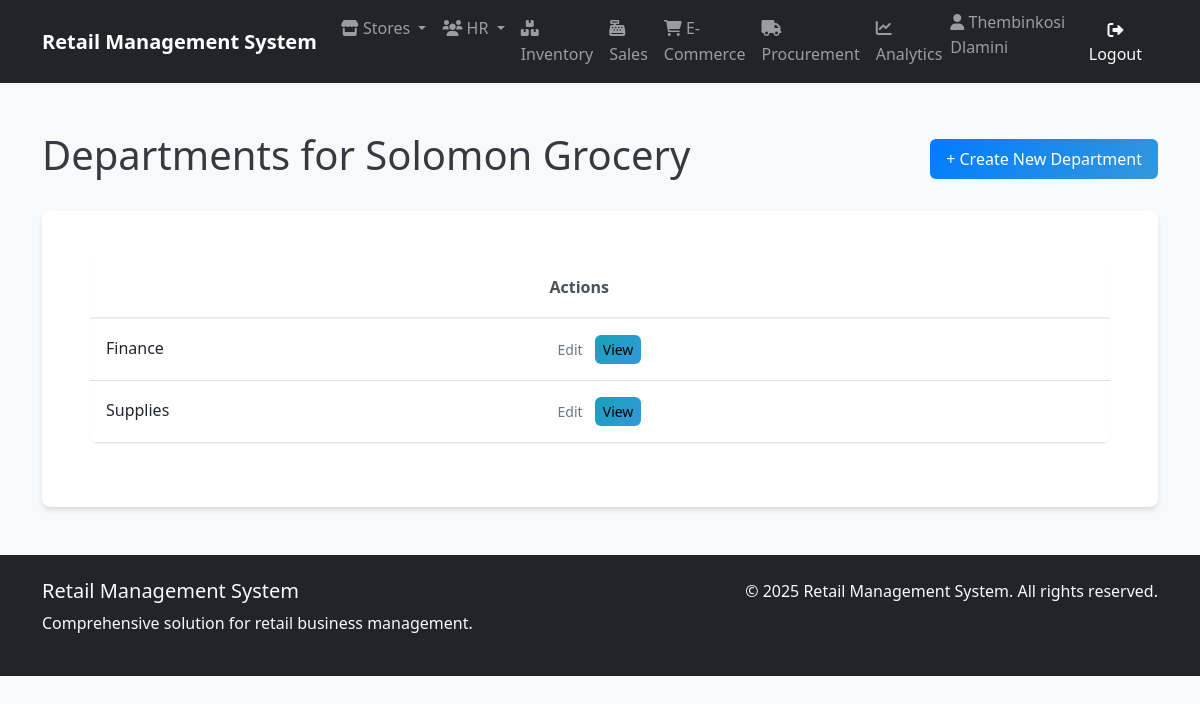
/stores/1/departments/ (signed in), run on the app's committed database.
### human_resources/models.py (models this page shows, shortened)
class Employee(AbstractUser):
    employee_id = models.AutoField(primary_key=True)
    first_name = models.CharField(_("first name"), max_length=50, blank=False)
    last_name = models.CharField(_("last name"), max_length=50, blank=False)
    email = models.EmailField(_("email address"), unique=True)  # Uncommented and made unique
    phone = models.CharField(_("phone number"), max_length=20, blank=True, null=True)
    hire_date = models.DateField(_("hire date"), blank=True, null=True)
    position = models.CharField(_("position"), max_length=50, blank=True)
    salary = models.DecimalField(
        _("salary"),
        max_digits=10,
        decimal_places=2,
        blank=True,
        null=True
    )
    department = models.ForeignKey(
        'store_management.Department',
        on_delete=models.SET_NULL,
        null=True,
        blank=True,
        related_name='employees',
        verbose_name=_("department")
    )
    username = models.CharField(
        max_length=150,
        unique=True,
        verbose_name='username'
    )
    store = models.ForeignKey(
        'store_management.Store',
        on_delete=models.SET_NULL,
        null=True,       # Add this
        blank=True,      # Add this
        verbose_name='Assigned Store'
    )
    manager = models.ForeignKey(
        'self',
        on_delete=models.SET_NULL,
        null=True,
        blank=True,
        related_name='subordinates',
        verbose_name=_("manager")
    )
    created_at = models.DateTimeField(auto_now_add=True)
    updated_at = models.DateTimeField(auto_now=True)
    class Meta:
        db_table = 'human_resources_employee'
        verbose_name = _("employee")
        verbose_name_plural = _("employees")
        ordering = ['last_name', 'first_name']
        permissions = [
            ("view_store_dashboard", "Can view store management dashboard"),
            ("manage_store_settings", "Can modify store configuration and settings"),
            ("manage_departments", "Can create/edit/delete store departments"),
            ("access_inventory", "Can access inventory management system"),
            ("view_inventory", "Can view inventory items and stock levels"),
            ("edit_inventory", "Can modify inventory items and quantities"),
            ("manage_inventory_categories", "Can organize inventory categories"),
            ("perform_inventory_audit", "Can conduct physical inventory counts"),
            ("process_sales", "Can process in-store sales transactions"),
            ("void_sales", "Can void/completely cancel sales transactions"),
            ("manage_sales_promotions", "Can configure sales promotions/discounts"),
            ("view_sales_reports", "Can access sales performance reports"),
            ("create_purchase_orders", "Can generate new procurement orders"),
            ("approve_purchase_orders", "Can authorize procurement requests"),
            ("manage_suppliers", "Can maintain supplier/vendor records"),
            ("receive_stock", "Can process received shipments"),
            ("view_employee_directory", "Can access employee contact information"),
            ("manage_employee_records", "Can maintain HR records (excluding sensitive data)"),
            ("access_hr_reports", "Can view HR analytics and reports"),
            ("manage_recruitment", "Can handle hiring processes"),
            ("manage_online_listings", "Can maintain e-commerce product listings"),
            ("process_online_orders", "Can fulfill e-commerce purchases"),
            ("handle_customer_portals", "Can manage customer account portals"),
            ("view_web_analytics", "Can access e-commerce traffic/revenue reports"),
            ("generate_financial_reports", "Can create financial statements"),
            ("export_data_reports", "Can export datasets for external analysis"),
            ("access_executive_dashboards", "Can view strategic business dashboards"),
            ("schedule_automated_reports", "Can configure report automation"),
            ("override_inventory_checks", "Can bypass inventory validation rules"),
            ("access_audit_logs", "Can view system audit trails"),
            ("manage_api_integrations", "Can configure system integrations")
        ]

### store_management/models.py (models this page shows, shortened)
class Store(models.Model):
    id = models.AutoField(primary_key=True, db_column='store_id')
    store_name = models.CharField(max_length=100)
    address = models.CharField(max_length=200)
    city = models.CharField(max_length=50)
    region = models.CharField(max_length=50)
    postal_code = models.CharField(max_length=20, blank=True, null=True)
    phone = models.CharField(max_length=20)
    opening_date = models.DateField()
    manager = models.ForeignKey('human_resources.Employee', on_delete=models.SET_NULL, null=True, blank=True, related_name='managed_stores')
    created_at = models.DateTimeField(auto_now_add=True)
    updated_at = models.DateTimeField(auto_now=True)
    class Meta:
        db_table = 'store_management_store'

class Department(models.Model):
    id = models.AutoField(primary_key=True)
    department_name = models.CharField(max_length=100)
    description = models.CharField(max_length=200, blank=True, null=True)
    store = models.ForeignKey(Store, on_delete=models.CASCADE, related_name='departments')
    manager = models.ForeignKey('human_resources.Employee', on_delete=models.SET_NULL, null=True, blank=True, related_name='managed_departments')
    created_at = models.DateTimeField(auto_now_add=True)
    updated_at = models.DateTimeField(auto_now=True)
    class Meta:
        ordering = ['department_name']
        db_table = 'store_management_department'
        constraints = [
            models.UniqueConstraint(
                fields=['store', 'department_name'],
                name='unique_department_per_store'
            )
        ]

### store_management/views.py (the view)
# urls.py: path('<int:store_id>/departments/', views.DepartmentListView.as_view(), name='department_list'),
class DepartmentListView(ListView):
    model = Department
    context_object_name = 'departments'
    template_name = 'store_management/department_list.html'
    def get_queryset(self):
        store_id = self.kwargs['store_id']
        return Department.objects.filter(store_id=store_id)
    def get_context_data(self, **kwargs):
        context = super().get_context_data(**kwargs)
        store_id = self.kwargs['store_id']
        context['store'] = get_object_or_404(Store, id=store_id)
        return context

### store_management/templates/store_management/department_list.html
{% extends "base.html" %}
{% block content %}
<div class="container mt-5">
    <div class="d-flex justify-content-between align-items-center mb-4">
        <h1>Departments for {{ store.store_name }}</h1>
        <a href="{% url 'store_management:department_create' store_id=store.id %}"
           class="btn btn-primary">
            + Create New Department
        </a>
    </div>
    <div class="card">
        <div class="card-body">
            <table class="table table-hover">
                <thead>
                    <tr>
                        <th>{{department.department_name }}</th>
                        <th>Actions</th>
                    </tr>
                </thead>
                <tbody>
                    {% for department in departments %}
                    <tr>
                        <td>{{ department.department_name }}</td>
                        <td>
                            <a href="{% url 'store_management:department_edit' pk=department.pk %}"
                               class="btn btn-sm btn-outline-secondary">
                                Edit
                            </a>
                            <a href="{% url 'store_management:department_detail' pk=department.pk %}"
                               class="btn btn-sm btn-info">
                                View
                            </a>
                        </td>
                    </tr>
                    {% empty %}
                    <tr>
                        <td colspan="2">No departments found</td>
                    </tr>
                    {% endfor %}
                </tbody>
            </table>
        </div>
    </div>
</div>
{% endblock %}

### templates/base.html (shortened to what this page needs)
{% load static %}
<!DOCTYPE html>
<html lang="en">
<head>
    <link href="https://cdn.jsdelivr.net/npm/bootstrap@5.1.3/dist/css/bootstrap.min.css" rel="stylesheet">
    <link rel="stylesheet" href="https://cdnjs.cloudflare.com/ajax/libs/font-awesome/6.0.0/css/all.min.css">
    <link rel="stylesheet" href="{% static 'css/main.css' %}">
</head>
<body>
    <nav class="navbar navbar-expand-lg navbar-dark bg-dark">
        <div class="container">
            <a class="navbar-brand" href="{% url 'dashboards:dashboard' %}">Retail Management System</a>
            <div class="collapse navbar-collapse" id="navbarNav">
                <ul class="navbar-nav me-auto">
                    <li class="nav-item dropdown">
                        <a class="nav-link dropdown-toggle" href="#" id="storeDropdown" role="button" data-bs-toggle="dropdown" aria-expanded="false">
                            <i class="fas fa-store"></i> Stores
                        </a>
                    </li>
                    <li class="nav-item dropdown">
                        <a class="nav-link dropdown-toggle" href="#" id="hrDropdown" role="button" data-bs-toggle="dropdown" aria-expanded="false">
                            <i class="fas fa-users"></i> HR
                        </a>
                    </li>
                    <li class="nav-item">
                        <a class="nav-link" href="{% url 'inventory:product_list' %}">
                            <i class="fas fa-boxes"></i> Inventory
                        </a>
                    </li>
                    <li class="nav-item">
                        <a class="nav-link" href="{% url 'sales:sale_list' %}">
                            <i class="fas fa-cash-register"></i> Sales
                        </a>
                    </li>
                    <li class="nav-item">
                        <a class="nav-link" href="{% url 'e_commerce:order_list' %}">
                            <i class="fas fa-shopping-cart"></i> E-Commerce
                        </a>
                    </li>
                    <li class="nav-item">
                        <a class="nav-link" href="{% url 'procurement:supplier_list' %}">
                            <i class="fas fa-truck"></i> Procurement
                        </a>
                    </li>
                    <li class="nav-item">
                        <a class="nav-link" href="{% url 'analytics:dashboard' %}">
                            <i class="fas fa-chart-line"></i> Analytics
                        </a>
                    </li>
                </ul>
                <ul class="navbar-nav">
                    {% if user.is_authenticated %}
                    <li class="nav-item">
                        <span class="navbar-text me-3">
                            <i class="fas fa-user"></i>
                            {% if user.first_name or user.last_name %}
                                {{ user.first_name }} {{ user.last_name }}
                            {% else %}
                                {{ user.username }}
                            {% endif %}
                        </span>
                    </li>
                    <li class="nav-item">
                        <a class="btn btn-outline-light" href="{% url 'logout' %}">
                            <i class="fas fa-sign-out-alt"></i> Logout
                        </a>
                    </li>
                    {% else %}
                    <li class="nav-item">
                        <a class="btn btn-outline-light" href="{% url 'login' %}">
                            <i class="fas fa-sign-in-alt"></i> Login
                        </a>
                    </li>
                    {% endif %}
                </ul>
            </div>
        </div>
    </nav>
    <main>
        {% block content %}
        {% endblock %}
    </main>
    <footer class="bg-dark text-light mt-5 py-4">
        <div class="container">
            <div class="row">
                <div class="col-md-6">
                    <h5>Retail Management System</h5>
                    <p>Comprehensive solution for retail business management.</p>
                </div>
                <div class="col-md-6 text-md-end">
                    <p>&copy; {% now "Y" %} Retail Management System. All rights reserved.</p>
                </div>
            </div>
        </div>
    </footer>
</body>
</html>

### static/css/main.css (style rules this page uses)
:root { --primary-color: #007bff; --secondary-color: #6c757d; --success-color: #28a745; --danger-color: #dc3545; --warning-color: #ffc107; --info-color: #17a2b8; --light-color: #f8f9fa; --dark-color: #343a40; --brand-primary: #2c3e50; --brand-secondary: #3498db; --brand-accent: #e74c3c; --white: #ffffff; --gray-100: #f8f9fa; --gray-200: #e9ecef; --gray-300: #dee2e6; --gray-400: #ced4da; --gray-500: #adb5bd; --gray-600: #6c757d; --gray-700: #495057; --gray-800: #343a40; --gray-900: #212529; --spacing-xs: 0.25rem; --spacing-sm: 0.5rem; --spacing-md: 1rem; --spacing-lg: 1.5rem; --spacing-xl: 3rem; --border-radius-sm: 0.25rem; --border-radius-md: 0.375rem; --border-radius-lg: 0.5rem; --border-radius-xl: 1rem; --shadow-sm: 0 1px 2px 0 rgba(0, 0, 0, 0.05); --shadow-md: 0 4px 6px -1px rgba(0, 0, 0, 0.1), 0 2px 4px -1px rgba(0, 0, 0, 0.06); --shadow-lg: 0 10px 15px -3px rgba(0, 0, 0, 0.1), 0 4px 6px -2px rgba(0, 0, 0, 0.05); --shadow-xl: 0 20px 25px -5px rgba(0, 0, 0, 0.1), 0 10px 10px -5px rgba(0, 0, 0, 0.04); --transition-fast: 0.15s ease-in-out; --transition-normal: 0.3s ease-in-out; --transition-slow: 0.5s ease-in-out; }
body { font-family: 'Segoe UI', Tahoma, Geneva, Verdana, sans-serif; line-height: 1.6; color: var(--gray-800); background-color: var(--gray-100); }
.navbar-brand { font-weight: 700; font-size: 1.25rem; }
.navbar-nav .nav-link { font-weight: 500; transition: color var(--transition-fast); }
.navbar-text { font-weight: 500; }
.card { border: none; border-radius: var(--border-radius-lg); box-shadow: var(--shadow-md); transition: transform var(--transition-normal), box-shadow var(--transition-normal); }
.card-body { padding: var(--spacing-lg); }
.btn { font-weight: 500; border-radius: var(--border-radius-md); transition: all var(--transition-fast); border: none; padding: 0.5rem 1rem; }
.btn-primary { background: linear-gradient(135deg, var(--primary-color), var(--brand-secondary)); }
.btn-info { background: linear-gradient(135deg, var(--info-color), var(--brand-secondary)); }
.btn-sm { padding: 0.25rem 0.5rem; font-size: 0.875rem; }
.table { background-color: var(--white); border-radius: var(--border-radius-lg); overflow: hidden; box-shadow: var(--shadow-sm); }
.table thead th { background-color: var(--gray-50); border-bottom: 2px solid var(--gray-200); font-weight: 600; color: var(--gray-700); padding: var(--spacing-md); }
.table tbody tr { transition: background-color var(--transition-fast); }
.table tbody td { padding: var(--spacing-md); vertical-align: middle; }
@media (min-width: 992px) { .card-body { padding: var(--spacing-xl); } }
.fade-in { animation: fadeIn var(--transition-slow) ease-in; }

### data on the page
Employee: first_name "Thembinkosi", last_name "Dlamini"
Store: store_name "Solomon Grocery"
Department: department_name "Finance"
Department: department_name "Supplies"
